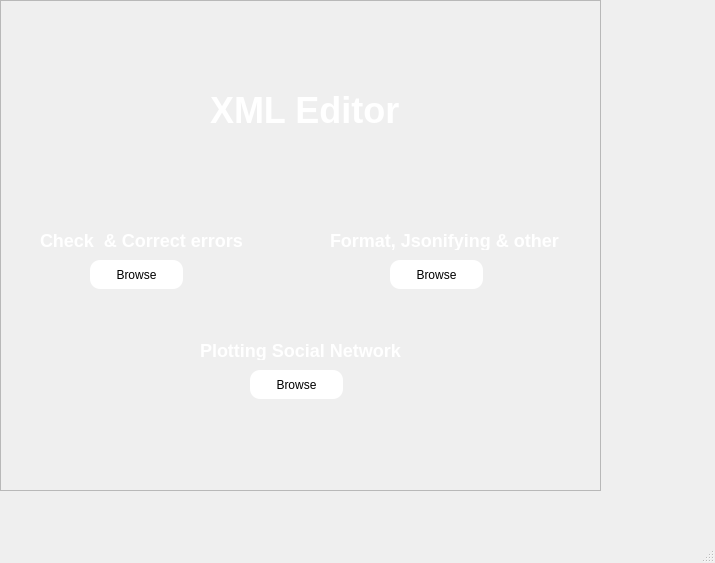
<?xml version="1.0" encoding="UTF-8"?>
<ui version="4.0">
 <class>readonly</class>
 <widget class="QMainWindow" name="readonly">
  <property name="geometry">
   <rect>
    <x>0</x>
    <y>0</y>
    <width>715</width>
    <height>563</height>
   </rect>
  </property>
  <property name="sizePolicy">
   <sizepolicy hsizetype="Fixed" vsizetype="Preferred">
    <horstretch>0</horstretch>
    <verstretch>0</verstretch>
   </sizepolicy>
  </property>
  <property name="windowTitle">
   <string>readonly</string>
  </property>
  <property name="styleSheet">
   <string notr="true"/>
  </property>
  <widget class="QWidget" name="centralwidget">
   <widget class="QFrame" name="frame">
    <property name="geometry">
     <rect>
      <x>0</x>
      <y>0</y>
      <width>601</width>
      <height>491</height>
     </rect>
    </property>
    <property name="styleSheet">
     <string notr="true">#readonly{
background:#009;
}
QFrame{
	background-image: url(:/image/images.jfif);
}
#pushButton
{
background:rgb(255,255,255);
color:rgb(0, 0, 0);
border-radius:10px;
}
#pushButton_2
{
background:rgb(255,255,255);
color:rgb(0, 0, 0);
border-radius:10px;
}
#pushButton_11
{
background:rgb(255,255,255);
color:rgb(0, 0, 0);
border-radius:10px;
}
#label{
font-size:18px;
font-weight:Bold;
background:transparent;
color:rgb(255, 255, 255);

}
#label_2{
font-size:18px;
font-weight:Bold;
background:transparent;
color:rgb(255, 255, 255);
}
#label_3{
font-size:36px;
font-weight:Bold;
background:transparent;
color:rgb(255, 255, 255);
}
#label_16{
font-size:18px;
font-weight:Bold;
background:transparent;
color:rgb(255, 255, 255);
}</string>
    </property>
    <property name="frameShape">
     <enum>QFrame::StyledPanel</enum>
    </property>
    <property name="frameShadow">
     <enum>QFrame::Raised</enum>
    </property>
    <widget class="QLabel" name="label_2">
     <property name="geometry">
      <rect>
       <x>40</x>
       <y>220</y>
       <width>291</width>
       <height>41</height>
      </rect>
     </property>
     <property name="text">
      <string>Check  &amp; Correct errors </string>
     </property>
    </widget>
    <widget class="QPushButton" name="pushButton_2">
     <property name="geometry">
      <rect>
       <x>390</x>
       <y>260</y>
       <width>93</width>
       <height>29</height>
      </rect>
     </property>
     <property name="text">
      <string>Browse</string>
     </property>
    </widget>
    <widget class="QLabel" name="label">
     <property name="geometry">
      <rect>
       <x>330</x>
       <y>230</y>
       <width>281</width>
       <height>20</height>
      </rect>
     </property>
     <property name="text">
      <string>Format, Jsonifying &amp; other</string>
     </property>
    </widget>
    <widget class="QPushButton" name="pushButton">
     <property name="geometry">
      <rect>
       <x>90</x>
       <y>260</y>
       <width>93</width>
       <height>29</height>
      </rect>
     </property>
     <property name="sizePolicy">
      <sizepolicy hsizetype="Preferred" vsizetype="Fixed">
       <horstretch>0</horstretch>
       <verstretch>0</verstretch>
      </sizepolicy>
     </property>
     <property name="acceptDrops">
      <bool>false</bool>
     </property>
     <property name="styleSheet">
      <string notr="true"/>
     </property>
     <property name="text">
      <string>Browse</string>
     </property>
    </widget>
    <widget class="QLabel" name="label_3">
     <property name="geometry">
      <rect>
       <x>210</x>
       <y>80</y>
       <width>211</width>
       <height>61</height>
      </rect>
     </property>
     <property name="text">
      <string>XML Editor</string>
     </property>
    </widget>
    <widget class="QPushButton" name="pushButton_11">
     <property name="geometry">
      <rect>
       <x>250</x>
       <y>370</y>
       <width>93</width>
       <height>29</height>
      </rect>
     </property>
     <property name="text">
      <string>Browse</string>
     </property>
    </widget>
    <widget class="QLabel" name="label_16">
     <property name="geometry">
      <rect>
       <x>200</x>
       <y>340</y>
       <width>281</width>
       <height>20</height>
      </rect>
     </property>
     <property name="text">
      <string>Plotting Social Network</string>
     </property>
    </widget>
   </widget>
  </widget>
  <widget class="QStatusBar" name="statusbar"/>
  <widget class="QMenuBar" name="menubar">
   <property name="geometry">
    <rect>
     <x>0</x>
     <y>0</y>
     <width>715</width>
     <height>26</height>
    </rect>
   </property>
  </widget>
 </widget>
 <resources/>
 <connections/>
</ui>
